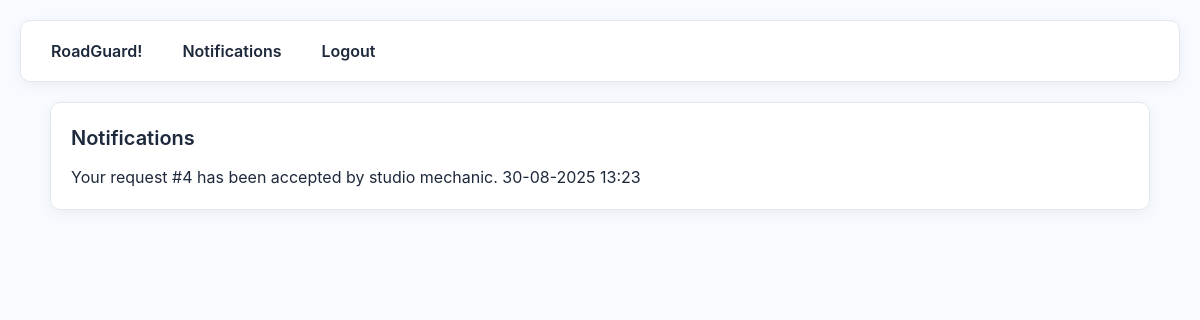
Screenshot of /notifications (signed in) with the database file from the repository.
### app.py (models this page shows)
class Notification(db.Model):
    id = db.Column(db.Integer, primary_key=True)
    role = db.Column(db.String(20))  # user, mechanic, admin
    user_id = db.Column(db.Integer, db.ForeignKey('user.id'), nullable=True)
    message = db.Column(db.Text)
    created_at = db.Column(db.DateTime, default=datetime.utcnow)
    user = db.relationship("User", backref="notifications")

### app.py (the view)
@app.route('/notifications')
@login_required
def notifications():
    notes = Notification.query.filter_by(user_id=current_user.id).order_by(Notification.created_at.desc()).all()
    return render_template('notifications.html', notifications=notes)

### app.py (called while the page is built)
@login_manager.user_loader
def load_user(user_id):
    return User.query.get(int(user_id))

### templates/notifications.html (shortened to what this page needs)
{% extends 'layout.html' %}
{% block content %}
<div class="card fade-in">
  <h2>Notifications</h2>
  {% if notifications %}
    <ul class="simple">
      {% for note in notifications %}
        <li>{{ note.message }}
          <span class="small-muted">{{ note.created_at.strftime('%d-%m-%Y %H:%M') }}</span>
        </li>
      {% endfor %}
    </ul>
  {% else %}
    <div class="empty">No notifications yet.</div>
  {% endif %}
</div>
{% endblock %}

### static/style.css (style rules this page uses)
:root { --bg: #f7faff; --card: #ffffff; --border: #e2e8f0; --text: #1e293b; --muted: #64748b; --blue: #1d70f7; --blue-hover: #155fd1; --radius: 10px; --shadow: 0 4px 14px rgba(0,0,0,0.05); --max-width: 1100px; font-size: 16px; }
* { box-sizing: border-box; margin: 0; padding: 0; }
body { font-family: 'Inter', sans-serif; background: var(--bg); color: var(--text); line-height: 1.5; padding: 20px; }
.card { background: var(--card); border: 1px solid var(--border); border-radius: var(--radius); padding: 20px; box-shadow: var(--shadow); margin-bottom: 20px; }
h1,h2,h3 { margin-bottom: 12px; font-weight: 600; }
h2 { font-size: 1.25rem; color: var(--text); }
ul.simple { list-style: none; display: flex; flex-direction: column; gap: 10px; }

### rows the page displays
Notification: message "Your request #4 has been accepted by studio mechanic.", created_at "30-08-2025 13:23"
